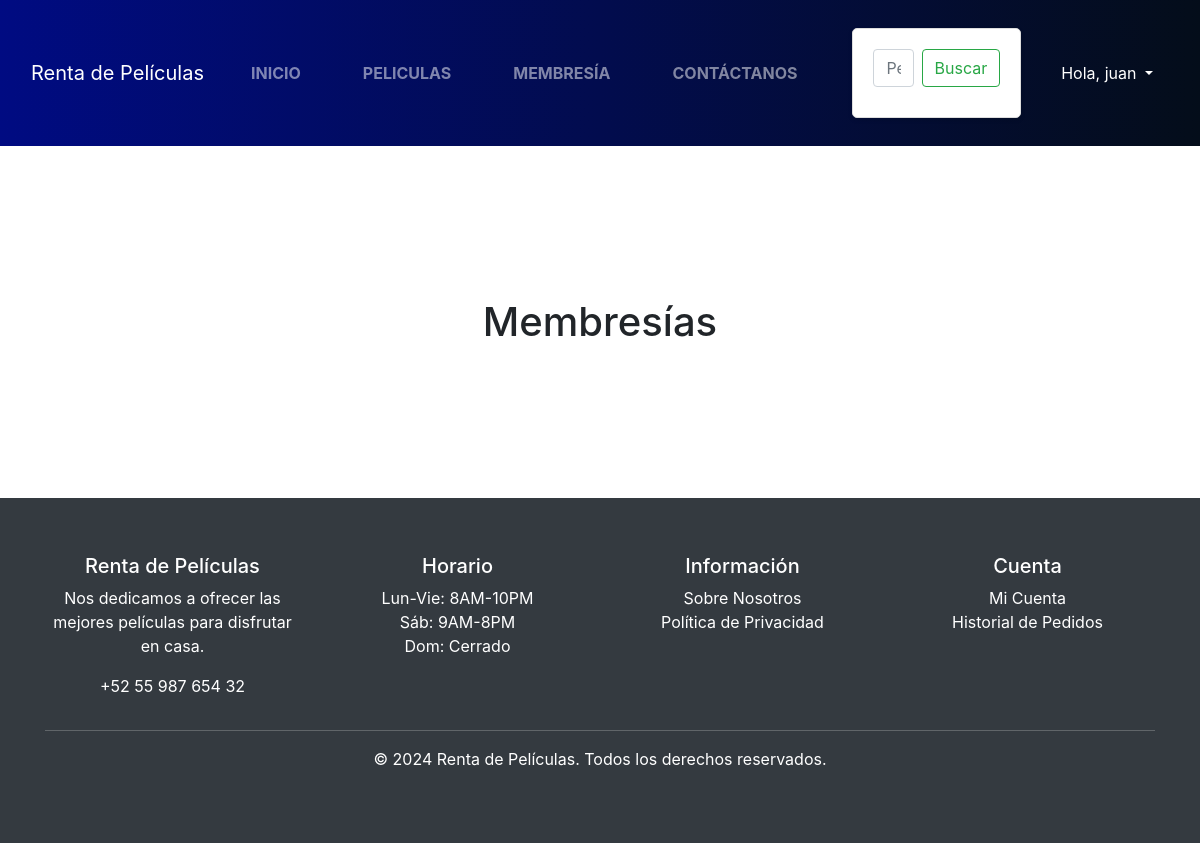
The app's page /membership/ (signed in), older data.
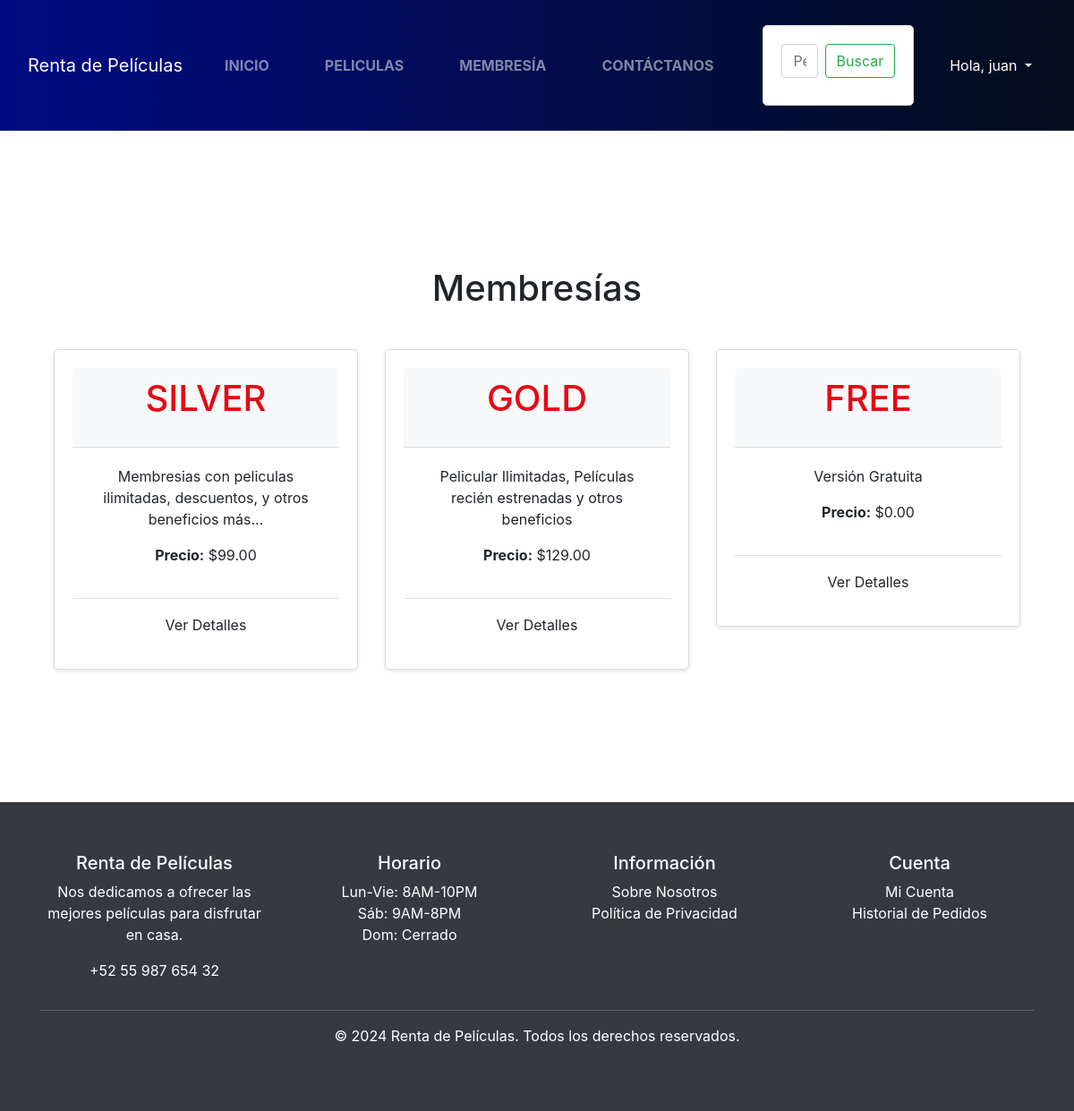
The same page, newer data.
### membership/models.py (models this page shows, shortened)
class Membership(models.Model):
    MEMBERSHIP_CHOICES = (
        ('Free', 'Free'),
        ('Silver', 'Silver'),
        ('Gold', 'Gold'),
    )
    slug = models.SlugField()
    membership_type = models.CharField(
        choices=MEMBERSHIP_CHOICES,
        default='Free',
        max_length=30
    )
    price = models.DecimalField(max_digits=6, decimal_places=2)
    description = models.TextField()

### membership/views.py (the view)
# urls.py: path('', membership_list, name='membership_list'),
@login_required
def membership_list(request):
    memberships = Membership.objects.all()
    context = {
        'memberships': memberships
    }
    return render(request, 'membership_list.html', context)

### carro/context_processor.py (called while the page is built)
def importe_total_carro(request):
    carro = request.session.get('carro', {})
    total = sum(item['price'] * item['quantity'] for item in carro.values())
    return {'importe_total_carro': total}

### membership/templates/membership_list.html (shortened to what this page needs)
{% extends "base.html" %}
{% load static %}
{% block content %}
<!DOCTYPE html>
<html>
<head>
    <link rel="stylesheet" href="https://stackpath.bootstrapcdn.com/bootstrap/4.5.2/css/bootstrap.min.css">
</head>
<body>
    <div class="container">
        <h1 class="my-4">Membresías</h1>
        <div class="row">
            {% for membership in memberships %}
                <div class="col-md-4">
                    <div class="membership-card">
                        <div class="membership-header">
                            <h2>{{ membership.membership_type }}</h2>
                        </div>
                        <div class="membership-body">
                            <p>{{ membership.description }}</p>
                            <p><strong>Precio:</strong> ${{ membership.price }}</p>
                        </div>
                        <div class="membership-footer">
                            <a href="{% url 'membership_detail' membership.slug %}" class="btn btn-subscribe">Ver Detalles</a>
                        </div>
                    </div>
                </div>
            {% endfor %}
        </div>
    </div>
</body>
</html>
{% endblock %}

### lobby/templates/base.html (shortened to what this page needs)
<!DOCTYPE html>
<html lang="es">
{% load static %}
<head>
    <link href="https://cdn.jsdelivr.net/npm/bootstrap@5.3.3/dist/css/bootstrap.min.css" rel="stylesheet">
    <link href="{% static 'css/styles.css' %}" rel="stylesheet">
</head>
<body onload="deshabilitaRetroceso()">
    <nav class="navbar navbar-expand-lg navbar-dark bg-dark">
        <div class="container-fluid">
            <a class="navbar-brand" href="{% url 'lobby' %}">Renta de Películas</a>
            <div class="collapse navbar-collapse justify-content-center" id="navbarSupportedContent">
                <ul class="navbar-nav mb-2 mb-lg-0">
                    <li class="nav-item px-2">
                        <a class="nav-link {% if request.path == '/' %}active{% endif %}" href="{% url 'lobby' %}">INICIO</a>
                    </li>
                    <li class="nav-item px-2">
                        <a class="nav-link {% if request.path == '/rentar/' %}active{% endif %}" href="{% url 'busqueda_peliculas' %}">PELICULAS</a>
                    </li>
                    <li class="nav-item px-2">
                        <a class="nav-link {% if request.path == '/Membresia/' %}active{% endif %}" href="{% url 'membership_list' %}">MEMBRESÍA</a>
                    </li>
                    <li class="nav-item px-2">
                        <a class="nav-link {% if request.path == '/contactanos/' %}active{% endif %}" href="#">CONTÁCTANOS</a>
                    </li>
                </ul>
                <form class="d-flex ms-lg-4" action="{% url 'resultados_peliculas' %}" method="get">
                    <input class="form-control me-2" type="text" placeholder="Película" name="pelicula" required>
                    <button class="btn btn-outline-success" type="submit">Buscar</button>
                </form>
                <div class="dropdown ms-lg-4">
                    {% if user.is_authenticated %}
                    <a class="nav-link dropdown-toggle text-white" href="#" role="button" data-bs-toggle="dropdown" aria-expanded="false">
                        Hola, {{ user.username }}
                    </a>
                    {% endif %}
                </div>
            </div>
        </div>
    </nav>
    <main class="container my-5">
        {% block content %}{% endblock %}
    </main>
    <footer class="py-3 bg-dark text-white text-center">
        <div class="container">
            <div class="row">
                <div class="col-md-3">
                    <h5>Renta de Películas</h5>
                    <p>Nos dedicamos a ofrecer las mejores películas para disfrutar en casa.</p>
                    <p>+52 55 987 654 32</p>
                </div>
                <div class="col-md-3">
                    <h5>Horario</h5>
                    <ul class="list-unstyled">
                        <li>Lun-Vie: 8AM-10PM</li>
                        <li>Sáb: 9AM-8PM</li>
                        <li>Dom: Cerrado</li>
                    </ul>
                </div>
                <div class="col-md-3">
                    <h5>Información</h5>
                    <ul class="list-unstyled">
                        <li><a href="#" class="text-white">Sobre Nosotros</a></li>
                        <li><a href="#" class="text-white">Política de Privacidad</a></li>
                    </ul>
                </div>
                <div class="col-md-3">
                    <h5>Cuenta</h5>
                    <ul class="list-unstyled">
                        <li><a href="#" class="text-white">Mi Cuenta</a></li>
                        <li><a href="#" class="text-white">Historial de Pedidos</a></li>
                    </ul>
                </div>
            </div>
            <hr class="bg-white">
            <p>&copy; 2024 Renta de Películas. Todos los derechos reservados.</p>
        </div>
    </footer>
</body>
</html>

### lobby/static/css/styles.css (style rules this page uses)
:root { --primary-color: #115fcd; --secondary-color: #f4b400; --background-color: #ecede8; --text-color: #333; --header-color: #ffffff; --hover-color: #14141a; }
body, html { font-family: 'Roboto', Arial, sans-serif; margin: 0; padding: 0; background-color: var(--background-color); color: var(--text-color); text-align: center; overflow-x: hidden; }
.navbar { background: linear-gradient(90deg, #000b82, #040d1a); border: none; margin-bottom: 0; padding-bottom: 0; }
.navbar-nav .nav-link { color: #fff; font-weight: bold; transition: color 0.3s ease; text-transform: uppercase; }
.container-fluid { width: 100%; padding-left: 15px; padding-right: 15px; margin-left: auto; margin-right: auto; }
nav ul { list-style: none; padding: 0; margin: 0; display: flex; justify-content: center; }
nav ul li { margin: 0 15px; }
nav ul li a { color: #fff; text-decoration: none; font-weight: bold; }
.form-control { border-radius: 20px; border: 2px solid #8a2be2; outline: none; box-shadow: none; }
.btn-outline-success { border-color: #f4b400; color: #f4b400; border-radius: 20px; transition: background-color 0.3s ease, color 0.3s ease; }
main { padding: 20px; }
.container { max-width: 1200px; margin: auto; padding: 40px 20px; text-align: center; }
.container h2 { font-size: 2.5rem; margin-bottom: 20px; color: #e50914; text-transform: uppercase; }
form { max-width: 600px; margin: 20px auto; padding: 20px; background-color: #fff; border: 1px solid #ddd; border-radius: 5px; box-shadow: 0 2px 5px rgba(0, 0, 0, 0.1); }
form input, form button { display: block; width: 100%; padding: 10px; margin-bottom: 10px; border: 1px solid #ddd; border-radius: 5px; }
form button { background-color: #007bff; color: #fff; border: none; cursor: pointer; transition: background-color 0.3s ease; }
.membership-card { border: 1px solid #ddd; border-radius: 5px; padding: 20px; margin: 20px 0; box-shadow: 0 2px 5px rgba(0, 0, 0, 0.1); transition: transform 0.2s }
.membership-header { background-color: #f8f9fa; padding: 10px; border-bottom: 1px solid #ddd; border-radius: 5px 5px 0 0; }
.membership-body { padding: 20px; }
.membership-footer { text-align: center; padding: 10px; border-top: 1px solid #ddd; border-radius: 0 0 5px 5px; }
.btn-subscribe { background-color: #007bff; color: white; }

Row changes from the older to the newer data that the page shows:
added Membership: membership_type "SILVER", description "Membresias con peliculas ilimitadas, descuentos, y otros beneficios más...", price "99.00"
added Membership: membership_type "GOLD", description "Pelicular Ilimitadas, Películas recién estrenadas y otros beneficios", price "129.00"
added Membership: membership_type "FREE", description "Versión Gratuita", price "0.00"
